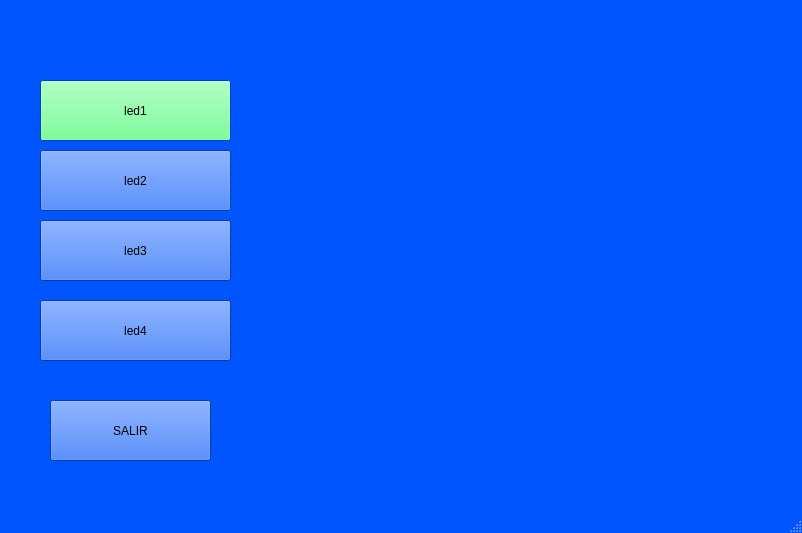
<?xml version="1.0" encoding="UTF-8"?>
<ui version="4.0">
 <class>MainWindow</class>
 <widget class="QMainWindow" name="MainWindow">
  <property name="geometry">
   <rect>
    <x>0</x>
    <y>0</y>
    <width>802</width>
    <height>533</height>
   </rect>
  </property>
  <property name="palette">
   <palette>
    <active>
     <colorrole role="WindowText">
      <brush brushstyle="SolidPattern">
       <color alpha="255">
        <red>0</red>
        <green>0</green>
        <blue>0</blue>
       </color>
      </brush>
     </colorrole>
     <colorrole role="Button">
      <brush brushstyle="SolidPattern">
       <color alpha="255">
        <red>0</red>
        <green>85</green>
        <blue>255</blue>
       </color>
      </brush>
     </colorrole>
     <colorrole role="Light">
      <brush brushstyle="SolidPattern">
       <color alpha="255">
        <red>127</red>
        <green>170</green>
        <blue>255</blue>
       </color>
      </brush>
     </colorrole>
     <colorrole role="Midlight">
      <brush brushstyle="SolidPattern">
       <color alpha="255">
        <red>63</red>
        <green>127</green>
        <blue>255</blue>
       </color>
      </brush>
     </colorrole>
     <colorrole role="Dark">
      <brush brushstyle="SolidPattern">
       <color alpha="255">
        <red>0</red>
        <green>42</green>
        <blue>127</blue>
       </color>
      </brush>
     </colorrole>
     <colorrole role="Mid">
      <brush brushstyle="SolidPattern">
       <color alpha="255">
        <red>0</red>
        <green>56</green>
        <blue>170</blue>
       </color>
      </brush>
     </colorrole>
     <colorrole role="Text">
      <brush brushstyle="SolidPattern">
       <color alpha="255">
        <red>0</red>
        <green>0</green>
        <blue>0</blue>
       </color>
      </brush>
     </colorrole>
     <colorrole role="BrightText">
      <brush brushstyle="SolidPattern">
       <color alpha="255">
        <red>255</red>
        <green>255</green>
        <blue>255</blue>
       </color>
      </brush>
     </colorrole>
     <colorrole role="ButtonText">
      <brush brushstyle="SolidPattern">
       <color alpha="255">
        <red>0</red>
        <green>0</green>
        <blue>0</blue>
       </color>
      </brush>
     </colorrole>
     <colorrole role="Base">
      <brush brushstyle="SolidPattern">
       <color alpha="255">
        <red>255</red>
        <green>255</green>
        <blue>255</blue>
       </color>
      </brush>
     </colorrole>
     <colorrole role="Window">
      <brush brushstyle="SolidPattern">
       <color alpha="255">
        <red>0</red>
        <green>85</green>
        <blue>255</blue>
       </color>
      </brush>
     </colorrole>
     <colorrole role="Shadow">
      <brush brushstyle="SolidPattern">
       <color alpha="255">
        <red>0</red>
        <green>0</green>
        <blue>0</blue>
       </color>
      </brush>
     </colorrole>
     <colorrole role="AlternateBase">
      <brush brushstyle="SolidPattern">
       <color alpha="255">
        <red>127</red>
        <green>170</green>
        <blue>255</blue>
       </color>
      </brush>
     </colorrole>
     <colorrole role="ToolTipBase">
      <brush brushstyle="SolidPattern">
       <color alpha="255">
        <red>255</red>
        <green>255</green>
        <blue>220</blue>
       </color>
      </brush>
     </colorrole>
     <colorrole role="ToolTipText">
      <brush brushstyle="SolidPattern">
       <color alpha="255">
        <red>0</red>
        <green>0</green>
        <blue>0</blue>
       </color>
      </brush>
     </colorrole>
    </active>
    <inactive>
     <colorrole role="WindowText">
      <brush brushstyle="SolidPattern">
       <color alpha="255">
        <red>0</red>
        <green>0</green>
        <blue>0</blue>
       </color>
      </brush>
     </colorrole>
     <colorrole role="Button">
      <brush brushstyle="SolidPattern">
       <color alpha="255">
        <red>0</red>
        <green>85</green>
        <blue>255</blue>
       </color>
      </brush>
     </colorrole>
     <colorrole role="Light">
      <brush brushstyle="SolidPattern">
       <color alpha="255">
        <red>127</red>
        <green>170</green>
        <blue>255</blue>
       </color>
      </brush>
     </colorrole>
     <colorrole role="Midlight">
      <brush brushstyle="SolidPattern">
       <color alpha="255">
        <red>63</red>
        <green>127</green>
        <blue>255</blue>
       </color>
      </brush>
     </colorrole>
     <colorrole role="Dark">
      <brush brushstyle="SolidPattern">
       <color alpha="255">
        <red>0</red>
        <green>42</green>
        <blue>127</blue>
       </color>
      </brush>
     </colorrole>
     <colorrole role="Mid">
      <brush brushstyle="SolidPattern">
       <color alpha="255">
        <red>0</red>
        <green>56</green>
        <blue>170</blue>
       </color>
      </brush>
     </colorrole>
     <colorrole role="Text">
      <brush brushstyle="SolidPattern">
       <color alpha="255">
        <red>0</red>
        <green>0</green>
        <blue>0</blue>
       </color>
      </brush>
     </colorrole>
     <colorrole role="BrightText">
      <brush brushstyle="SolidPattern">
       <color alpha="255">
        <red>255</red>
        <green>255</green>
        <blue>255</blue>
       </color>
      </brush>
     </colorrole>
     <colorrole role="ButtonText">
      <brush brushstyle="SolidPattern">
       <color alpha="255">
        <red>0</red>
        <green>0</green>
        <blue>0</blue>
       </color>
      </brush>
     </colorrole>
     <colorrole role="Base">
      <brush brushstyle="SolidPattern">
       <color alpha="255">
        <red>255</red>
        <green>255</green>
        <blue>255</blue>
       </color>
      </brush>
     </colorrole>
     <colorrole role="Window">
      <brush brushstyle="SolidPattern">
       <color alpha="255">
        <red>0</red>
        <green>85</green>
        <blue>255</blue>
       </color>
      </brush>
     </colorrole>
     <colorrole role="Shadow">
      <brush brushstyle="SolidPattern">
       <color alpha="255">
        <red>0</red>
        <green>0</green>
        <blue>0</blue>
       </color>
      </brush>
     </colorrole>
     <colorrole role="AlternateBase">
      <brush brushstyle="SolidPattern">
       <color alpha="255">
        <red>127</red>
        <green>170</green>
        <blue>255</blue>
       </color>
      </brush>
     </colorrole>
     <colorrole role="ToolTipBase">
      <brush brushstyle="SolidPattern">
       <color alpha="255">
        <red>255</red>
        <green>255</green>
        <blue>220</blue>
       </color>
      </brush>
     </colorrole>
     <colorrole role="ToolTipText">
      <brush brushstyle="SolidPattern">
       <color alpha="255">
        <red>0</red>
        <green>0</green>
        <blue>0</blue>
       </color>
      </brush>
     </colorrole>
    </inactive>
    <disabled>
     <colorrole role="WindowText">
      <brush brushstyle="SolidPattern">
       <color alpha="255">
        <red>0</red>
        <green>42</green>
        <blue>127</blue>
       </color>
      </brush>
     </colorrole>
     <colorrole role="Button">
      <brush brushstyle="SolidPattern">
       <color alpha="255">
        <red>0</red>
        <green>85</green>
        <blue>255</blue>
       </color>
      </brush>
     </colorrole>
     <colorrole role="Light">
      <brush brushstyle="SolidPattern">
       <color alpha="255">
        <red>127</red>
        <green>170</green>
        <blue>255</blue>
       </color>
      </brush>
     </colorrole>
     <colorrole role="Midlight">
      <brush brushstyle="SolidPattern">
       <color alpha="255">
        <red>63</red>
        <green>127</green>
        <blue>255</blue>
       </color>
      </brush>
     </colorrole>
     <colorrole role="Dark">
      <brush brushstyle="SolidPattern">
       <color alpha="255">
        <red>0</red>
        <green>42</green>
        <blue>127</blue>
       </color>
      </brush>
     </colorrole>
     <colorrole role="Mid">
      <brush brushstyle="SolidPattern">
       <color alpha="255">
        <red>0</red>
        <green>56</green>
        <blue>170</blue>
       </color>
      </brush>
     </colorrole>
     <colorrole role="Text">
      <brush brushstyle="SolidPattern">
       <color alpha="255">
        <red>0</red>
        <green>42</green>
        <blue>127</blue>
       </color>
      </brush>
     </colorrole>
     <colorrole role="BrightText">
      <brush brushstyle="SolidPattern">
       <color alpha="255">
        <red>255</red>
        <green>255</green>
        <blue>255</blue>
       </color>
      </brush>
     </colorrole>
     <colorrole role="ButtonText">
      <brush brushstyle="SolidPattern">
       <color alpha="255">
        <red>0</red>
        <green>42</green>
        <blue>127</blue>
       </color>
      </brush>
     </colorrole>
     <colorrole role="Base">
      <brush brushstyle="SolidPattern">
       <color alpha="255">
        <red>0</red>
        <green>85</green>
        <blue>255</blue>
       </color>
      </brush>
     </colorrole>
     <colorrole role="Window">
      <brush brushstyle="SolidPattern">
       <color alpha="255">
        <red>0</red>
        <green>85</green>
        <blue>255</blue>
       </color>
      </brush>
     </colorrole>
     <colorrole role="Shadow">
      <brush brushstyle="SolidPattern">
       <color alpha="255">
        <red>0</red>
        <green>0</green>
        <blue>0</blue>
       </color>
      </brush>
     </colorrole>
     <colorrole role="AlternateBase">
      <brush brushstyle="SolidPattern">
       <color alpha="255">
        <red>0</red>
        <green>85</green>
        <blue>255</blue>
       </color>
      </brush>
     </colorrole>
     <colorrole role="ToolTipBase">
      <brush brushstyle="SolidPattern">
       <color alpha="255">
        <red>255</red>
        <green>255</green>
        <blue>220</blue>
       </color>
      </brush>
     </colorrole>
     <colorrole role="ToolTipText">
      <brush brushstyle="SolidPattern">
       <color alpha="255">
        <red>0</red>
        <green>0</green>
        <blue>0</blue>
       </color>
      </brush>
     </colorrole>
    </disabled>
   </palette>
  </property>
  <property name="font">
   <font>
    <weight>50</weight>
    <bold>false</bold>
   </font>
  </property>
  <property name="windowTitle">
   <string>SISTEMA DOMOTICO</string>
  </property>
  <widget class="QWidget" name="centralwidget">
   <widget class="QPushButton" name="led1">
    <property name="geometry">
     <rect>
      <x>40</x>
      <y>80</y>
      <width>191</width>
      <height>61</height>
     </rect>
    </property>
    <property name="palette">
     <palette>
      <active>
       <colorrole role="Button">
        <brush brushstyle="SolidPattern">
         <color alpha="255">
          <red>85</red>
          <green>255</green>
          <blue>127</blue>
         </color>
        </brush>
       </colorrole>
      </active>
      <inactive>
       <colorrole role="Button">
        <brush brushstyle="SolidPattern">
         <color alpha="255">
          <red>85</red>
          <green>255</green>
          <blue>127</blue>
         </color>
        </brush>
       </colorrole>
      </inactive>
      <disabled>
       <colorrole role="Button">
        <brush brushstyle="SolidPattern">
         <color alpha="255">
          <red>85</red>
          <green>255</green>
          <blue>127</blue>
         </color>
        </brush>
       </colorrole>
      </disabled>
     </palette>
    </property>
    <property name="text">
     <string>led1</string>
    </property>
   </widget>
   <widget class="QPushButton" name="led2">
    <property name="geometry">
     <rect>
      <x>40</x>
      <y>150</y>
      <width>191</width>
      <height>61</height>
     </rect>
    </property>
    <property name="text">
     <string>led2</string>
    </property>
   </widget>
   <widget class="QPushButton" name="led3">
    <property name="geometry">
     <rect>
      <x>40</x>
      <y>220</y>
      <width>191</width>
      <height>61</height>
     </rect>
    </property>
    <property name="text">
     <string>led3</string>
    </property>
   </widget>
   <widget class="QPushButton" name="led4">
    <property name="geometry">
     <rect>
      <x>40</x>
      <y>300</y>
      <width>191</width>
      <height>61</height>
     </rect>
    </property>
    <property name="text">
     <string>led4</string>
    </property>
   </widget>
   <widget class="QPushButton" name="pushButton">
    <property name="geometry">
     <rect>
      <x>50</x>
      <y>400</y>
      <width>161</width>
      <height>61</height>
     </rect>
    </property>
    <property name="text">
     <string>SALIR</string>
    </property>
   </widget>
   <widget class="QLabel" name="label">
    <property name="geometry">
     <rect>
      <x>270</x>
      <y>90</y>
      <width>191</width>
      <height>31</height>
     </rect>
    </property>
    <property name="font">
     <font>
      <family>Sylfaen</family>
      <pointsize>20</pointsize>
      <weight>50</weight>
      <italic>false</italic>
      <bold>false</bold>
      <strikeout>false</strikeout>
     </font>
    </property>
    <property name="text">
     <string/>
    </property>
   </widget>
   <widget class="QLabel" name="label_2">
    <property name="geometry">
     <rect>
      <x>270</x>
      <y>170</y>
      <width>191</width>
      <height>31</height>
     </rect>
    </property>
    <property name="font">
     <font>
      <family>Sylfaen</family>
      <pointsize>20</pointsize>
      <weight>50</weight>
      <italic>false</italic>
      <bold>false</bold>
      <strikeout>false</strikeout>
     </font>
    </property>
    <property name="text">
     <string/>
    </property>
   </widget>
   <widget class="QLabel" name="label_3">
    <property name="geometry">
     <rect>
      <x>270</x>
      <y>250</y>
      <width>191</width>
      <height>31</height>
     </rect>
    </property>
    <property name="font">
     <font>
      <family>Sylfaen</family>
      <pointsize>20</pointsize>
      <weight>50</weight>
      <italic>false</italic>
      <bold>false</bold>
      <strikeout>false</strikeout>
     </font>
    </property>
    <property name="text">
     <string/>
    </property>
   </widget>
   <widget class="QLabel" name="label_4">
    <property name="geometry">
     <rect>
      <x>270</x>
      <y>320</y>
      <width>191</width>
      <height>31</height>
     </rect>
    </property>
    <property name="font">
     <font>
      <family>Sylfaen</family>
      <pointsize>20</pointsize>
      <weight>50</weight>
      <italic>false</italic>
      <bold>false</bold>
      <strikeout>false</strikeout>
     </font>
    </property>
    <property name="text">
     <string/>
    </property>
   </widget>
  </widget>
  <widget class="QMenuBar" name="menubar">
   <property name="geometry">
    <rect>
     <x>0</x>
     <y>0</y>
     <width>802</width>
     <height>21</height>
    </rect>
   </property>
  </widget>
  <widget class="QStatusBar" name="statusbar"/>
 </widget>
 <resources/>
 <connections>
  <connection>
   <sender>pushButton</sender>
   <signal>clicked()</signal>
   <receiver>MainWindow</receiver>
   <slot>close()</slot>
   <hints>
    <hint type="sourcelabel">
     <x>104</x>
     <y>478</y>
    </hint>
    <hint type="destinationlabel">
     <x>291</x>
     <y>482</y>
    </hint>
   </hints>
  </connection>
 </connections>
</ui>
